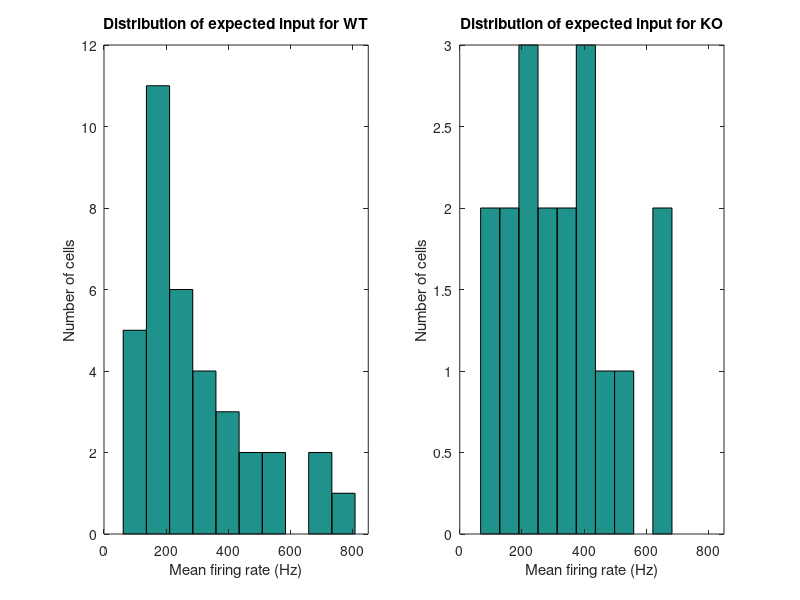
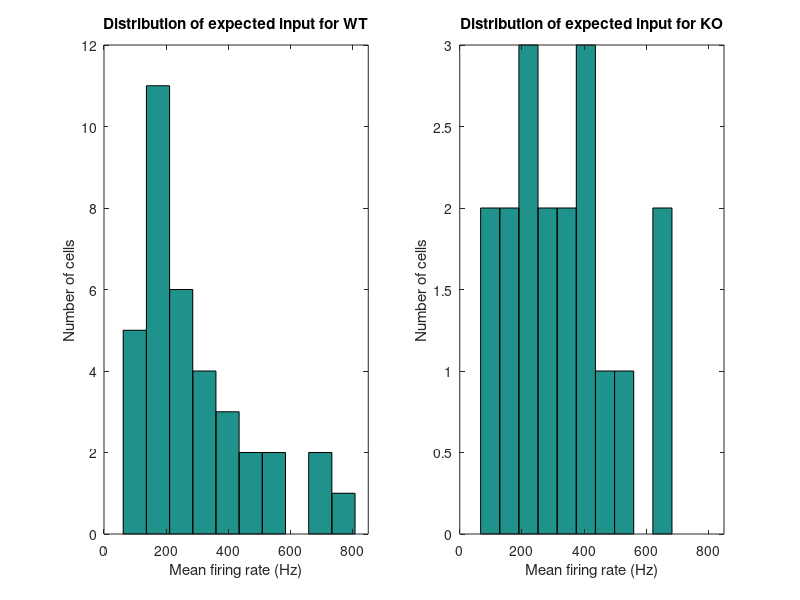
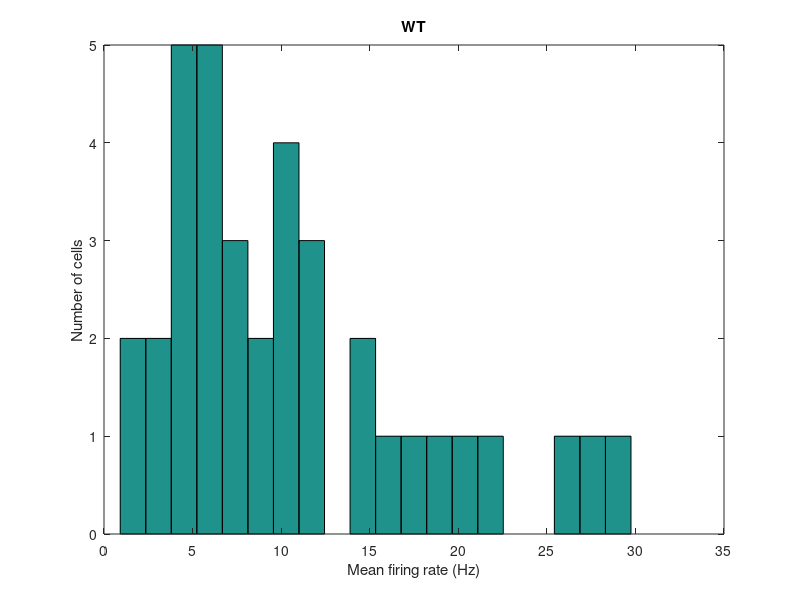
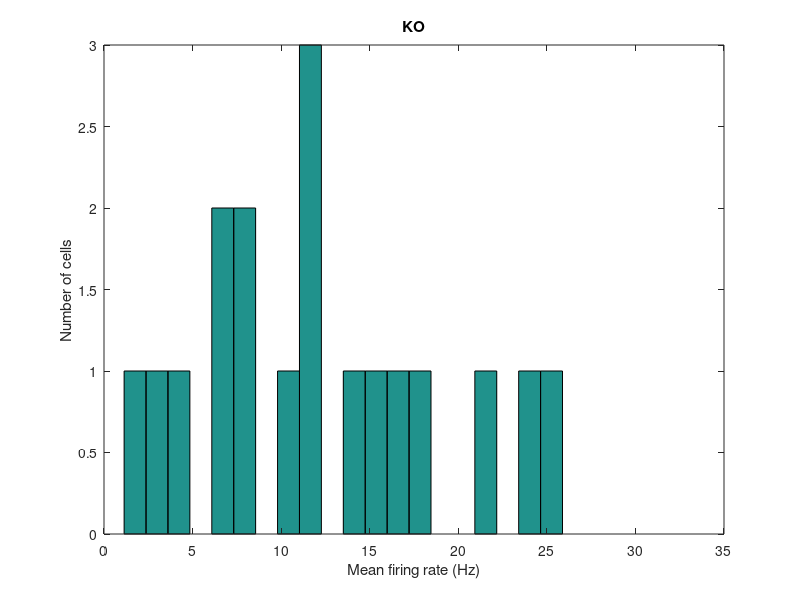

Write MATLAB code to recreate these figures, in order. (Note: this script raises an error after producing the figures.)
%%%%%%%% Experimental Data Analysis
%%% Experiment data of base line activity (200 ms during light off)
%%
WTWT_MS = [25.74821853	27.39890124
16.52706588	25.9163684
3.50543818	11.93101112
5.845730716	15.40425353
5.400675084	21.72911395
1.125140643	8.423298331
18.57732217	27.19027526
11.3064133	24.31725375
27.24840605	31.59219356
5.020627578	14.47925626
22.2127766	28.32763396
14.05675709	21.38098608
4.610576322	16.06268177
11.67145893	22.91561379
6.06575822	19.1599309
14.34179272	22.39785946
17.48218527	23.8527491
20.7575947	31.86267298
7.525940743	17.91221672
6.675834479	15.67482791
3.985498187	18.66560717
8.776097012	18.28861304
4.235529441	17.6278251
5.440680085	14.99529643
6.810851356	18.83897102
10.03625453	29.08088049
3.435429429	13.22282158
9.641205151	19.10890028
8.731091386	19.15905372
6.920865108	16.29030254
12.09151144	24.52680203
10.47130891	21.84684684
29.74871859	38.16396845
10.87635954	22.11881327
4.645580698	14.43167856
0.915114389	8.257100899
];

KOKO_MS = [6.755844481	15.90683901
10.16627078	20.22281133
3.340417552	12.33211359
1.135141893	7.571389928
8.501062633	20.41188695
11.92149019	25.84691186
12.17652207	21.86482018
11.53144143	23.12522809
15.49193649	24.50673476
24.41305163	32.46445587
16.42205276	26.14040405
6.165770721	16.70502284
18.35229404	30.58544215
4.170521315	13.69144952
21.0176272	30.56056366
25.8832354	34.68778861
14.4168021	24.95070003
8.521065133	19.42922795
];
 

WTWT =[25.74821853
16.52706588
3.50543818
5.845730716
5.400675084
1.125140643
18.57732217
11.3064133
27.24840605
5.020627578
22.2127766
14.05675709
4.610576322
11.67145893
6.06575822
14.34179272
17.48218527
20.7575947
7.525940743
6.675834479
3.985498187
8.776097012
4.235529441
5.440680085
6.810851356
10.03625453
3.435429429
9.641205151
8.731091386
6.920865108
12.09151144
10.47130891
29.74871859
10.87635954
4.645580698
0.915114389];

KOKO = [6.755844481
10.16627078
3.340417552
1.135141893
8.501062633
11.92149019
12.17652207
11.53144143
15.49193649
24.41305163
16.42205276
6.165770721
18.35229404
4.170521315
21.0176272
25.8832354
14.4168021
8.521065133];


%% Distribution of mean firing rate
fWT = figure; 
hist(WTWT, 20);
ylabel('Number of cells'); xlabel('Mean firing rate (Hz)'); title('WT');
xlim([0 35]);
fKO = figure; 
hist(KOKO,20); 
ylabel('Number of cells'); xlabel('Mean firing rate (Hz)'); title('KO');
xlim([0 35]);

%% 

sct_fg = figure; scatter(WTWT_MS(:,1),WTWT_MS(:,2),'b');
hold on; scatter(KOKO_MS(:,1),KOKO_MS(:,2),'r');
legend('WT','KO','Location','NorthWest');
title('Distribution of Mean and sigma of real experiment data')
xlabel('Mean average firing rate'); ylabel('sigma of mean firing rate'); 
% figure; hist(WTWT_MS(:,2) ./ WTWT_MS(:,1), 30 ); title('WT sig/mean'); xlabel('Average firing rate (Hz)'); ylabel('Number of cell');
% figure; hist(KOKO_MS(:,2) ./ KOKO_MS(:,1), 30); title('KO sig/mean'); xlabel('Average firing rate (Hz)'); ylabel('Number of cell');
% 

%% fit with polyval 
p = polyfit(WTWT_MS(:,1),WTWT_MS(:,2),3)
xx = 0:1:35;
yy = polyval(p,xx);
figure(sct_fg); hold on;
plot(xx,yy,'b')

p2 = polyfit(KOKO_MS(:,1),KOKO_MS(:,2),3) % 2 for power 2 , 3- for power3

xx = 0:1:35;
yy = polyval(p2,xx);
figure(sct_fg); hold on;
plot(xx,yy,'r')


%all
sct_fg = figure; scatter(WTWT_MS(:,1),WTWT_MS(:,2),'b');
hold on; scatter(KOKO_MS(:,1),KOKO_MS(:,2),'r');
legend('WT','KO','Location','NorthWest');
title('Distribution of Mean and sigma of real experiment data')
xlabel('Mean average firing rate'); ylabel('sigma of mean firing rate'); 
%fit all
all_MU = [KOKO_MS(:,1); WTWT_MS(:,1)];
all_SIG = [KOKO_MS(:,2); WTWT_MS(:,2)];
pp = polyfit(all_MU,all_SIG , 2)
% 0.8500   11.7696 
xx = 0:1:35;
yy = polyval(pp,xx);
figure(sct_fg); hold on;
plot(xx,yy,'k')


%% all data analysis
figure; 
hist(all_MU, 20);
xlabel('Average output firing rate')
ylabel('Number of Cells')
title({'Distribution of average firing rate measured in experiment',['min = ' num2str(min(all_MU)) ', med = ' num2str(median(all_MU)) ', max = ' num2str(max(all_MU))]})
%%%    21.0406
figure(sct_fg); scatter(median(all_MU),polyval(pp,median(all_MU)),80,'*k');

figure; 
hist(all_MU, 20);
xlabel('Average output firing rate')
ylabel('Number of Cells')
title('Distribution of average firing rate measured in experiment')
%%

p = polyfit(WTWT_MS(:,1),WTWT_MS(:,2),1)
% p =
% 0.7866   12.3619 % p(1) is the slope and p(2) is the intercept of the linear predictor.
a = p(1); b = p(2);
xx = 0:1:35;
yy = a.*xx+b;
figure(sct_fg); hold on;
plot(xx,yy,'b')

p2 = polyfit(KOKO_MS(:,1),KOKO_MS(:,2),1)
% p =
% 0.9928   10.1768 % p(1) is the slope and p(2) is the intercept of the linear predictor.
a2 = p2(1); b2 = p2(2);
xx = 0:1:35;
yy = a2.*xx+b2;
figure(sct_fg); hold on;
plot(xx,yy,'r')

%fit all
pp = polyfit([KOKO_MS(:,1); WTWT_MS(:,1)], [KOKO_MS(:,2); WTWT_MS(:,2)], 1)
% 0.8500   11.7696 
a3 = pp(1); b3 = pp(2);
xx = 0:1:35;
yy = a3.*xx+b3;
figure(sct_fg); hold on;
plot(xx,yy,'k')

figure;
scatter(WTWT_MS(:,1),WTWT_MS(:,2),'b');
hold on; scatter(KOKO_MS(:,1),KOKO_MS(:,2),'r');
plot(xx,yy,'c');
xlabel('Mean firing rate'); ylabel('sigma of firing rate)')


%% Expected input for simulation

WT_Expected_input = 0.0084.*WTWT.*WTWT.*WTWT - 0.2176.*WTWT.*WTWT + 24.865.*WTWT + 39.196 ; % Note : wrong but fitted model

KO_Expected_input = 0.0084.*KOKO.*KOKO.*KOKO - 0.2176.*KOKO.*KOKO + 24.865.*KOKO + 39.196 ; % Note : wrong but fitted model


 Codename = 'PoisInputFr150324_newExp';
% distribution of expected input
myl = 850; %myl = max(max(Input_FR_WT(:)), max(Input_FR_KO(:)));
fg_exp_in = figure; set(fg_exp_in, 'position',[ 420         319        1163         420]);
subplot(121); hist(WT_Expected_input,10); xlim([0 myl]);
ylabel('Number of cells'); xlabel('Mean firing rate (Hz)'); title('Distribution of expected input for WT');
subplot(122); hist(KO_Expected_input,10); xlim([0 myl]);
ylabel('Number of cells'); xlabel('Mean firing rate (Hz)'); title('Distribution of expected input for KO');
saveas(fg_exp_in,[Codename '_ExpInDist.fig'],'fig');
saveas(fg_exp_in,[Codename '_ExpInDist.jpg'],'jpg');
%% 
PoisInputFr_list_WT = WT_Expected_input;

PoisInputFr_list_KO = KO_Expected_input;

% y = datasample(data,k) returns k observations sampled uniformly at random, with replacement, from the data in data.
rng(1,'twister');

N_TRIAL = 5;  
N_CELL = 1150; 
Input_FR_WT = zeros(N_CELL, N_TRIAL);
Input_FR_KO = zeros(N_CELL, N_TRIAL);

for nn = 1 : N_TRIAL
    Input_FR_WT(:,nn) = datasample(PoisInputFr_list_WT,N_CELL);
    Input_FR_KO(:,nn) = datasample(PoisInputFr_list_KO,N_CELL);
    

TRIAL = nn;

dlmwrite([Codename '_WT_' num2str(TRIAL) '.txt'],[N_CELL; Input_FR_WT(:,nn)],'delimiter','\n')
dlmwrite([Codename '_KO_' num2str(TRIAL) '.txt'],[N_CELL; Input_FR_KO(:,nn)],'delimiter','\n')

myl = 850;
fg_sample = figure; set(fg_sample, 'position',[ 420         319        1163         420]);
subplot(121); hist(Input_FR_WT(:,TRIAL),15); xlim([0 myl]);
ylabel('Number of cells'); xlabel('Mean firing rate (Hz)'); title('Distribution of sample expected input for WT');
subplot(122); hist(Input_FR_KO(:,TRIAL),15); xlim([0 myl]);
ylabel('Number of cells'); xlabel('Mean firing rate (Hz)'); title('Distribution of sample expected input for KO');
suptitle(['Trial' num2str(TRIAL)])
saveas(fg_sample,[Codename '_' num2str(TRIAL) '.fig'],'fig')
saveas(fg_sample,[Codename '_' num2str(TRIAL) '.jpg'],'jpg')
end


for nn = 1 : N_TRIAL 
    Sample_WT(:,nn) = datasample(WTWT,N_CELL);
    Sample_KO(:,nn) = datasample(KOKO,N_CELL);
    disp('-------------------------------------------------------------------')
    disp(['Trial # = ' num2str(nn)])
    disp(['WT: Sample mean = ' num2str(mean(Sample_WT(:,nn))) ', std = ' num2str(std(Sample_WT(:,nn)))]);
    disp(['KO: Sample mean = ' num2str(mean(Sample_KO(:,nn))) ', std = ' num2str(std(Sample_KO(:,nn)))]);
end
    